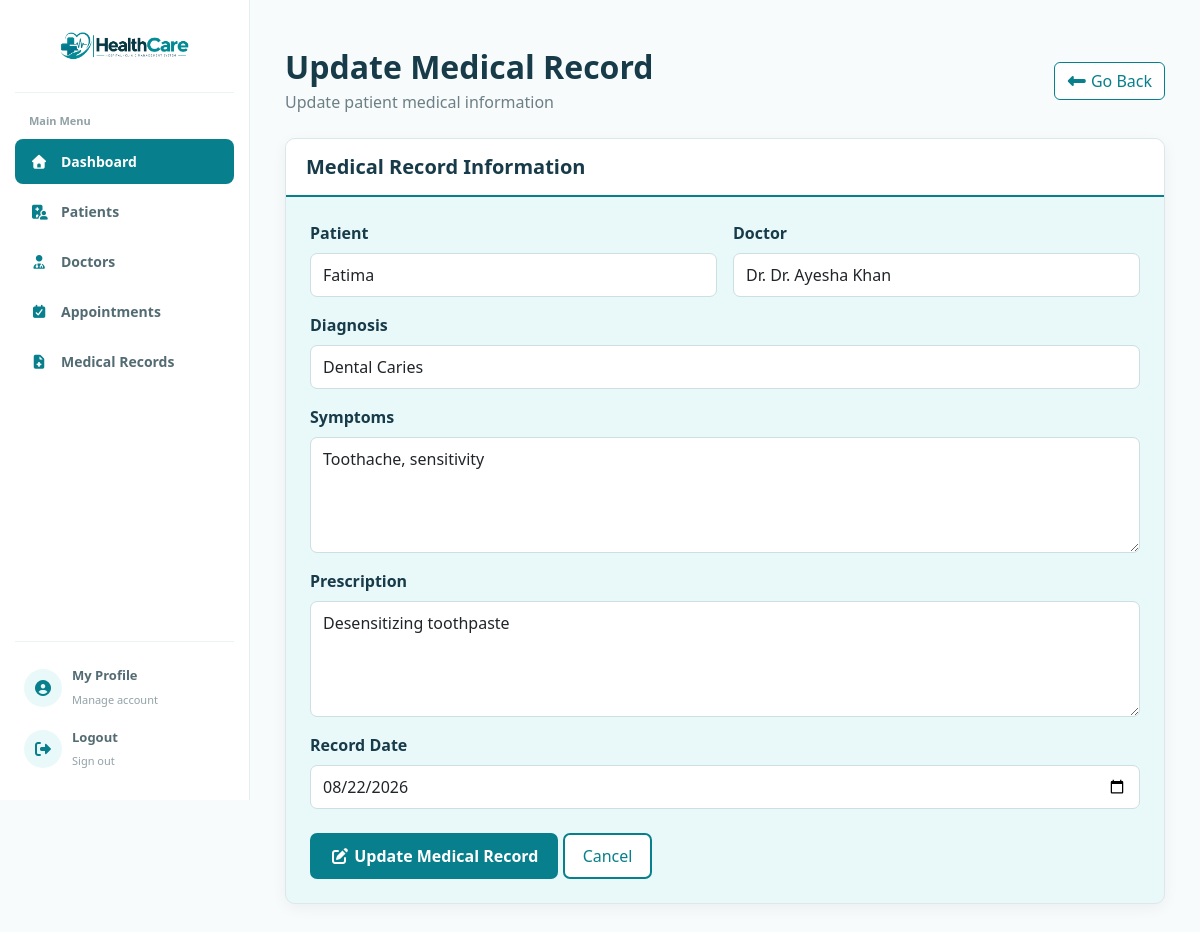
Page /medical_records/edit.php?id=11 (signed in) on the committed database.
### tables this page shows
CREATE TABLE `medical_records` (
  `id` int(11) NOT NULL,
  `patient_id` int(11) NOT NULL,
  `doctor_id` int(11) NOT NULL,
  `appointment_id` int(11) DEFAULT NULL,
  `diagnosis` text DEFAULT NULL,
  `symptoms` text DEFAULT NULL,
  `prescription` text DEFAULT NULL,
  `record_date` date NOT NULL,
  `notes` text DEFAULT NULL,
  `created_at` datetime NOT NULL DEFAULT current_timestamp(),
  `updated_at` datetime NOT NULL DEFAULT current_timestamp() ON UPDATE current_timestamp()
);

CREATE TABLE `patients` (
  `id` int(11) NOT NULL,
  `name` varchar(100) NOT NULL,
  `email` varchar(150) DEFAULT NULL,
  `phone` varchar(30) DEFAULT NULL,
  `gender` enum('Male','Female','Other') DEFAULT NULL,
  `date_of_birth` date DEFAULT NULL,
  `blood_group` varchar(5) DEFAULT NULL,
  `address` text DEFAULT NULL,
  `status` tinyint(1) NOT NULL DEFAULT 1,
  `created_at` datetime NOT NULL DEFAULT current_timestamp(),
  `updated_at` datetime NOT NULL DEFAULT current_timestamp() ON UPDATE current_timestamp()
);

### medical_records/edit.php (the view, shortened to what this page needs)
<?php
include_once("../config/database.php");
$id = $_GET['id'];
$sql = "SELECT * FROM medical_records WHERE id = $id";
$result = mysqli_query($conn, $sql);
if(mysqli_num_rows($result) > 0){
    $record = mysqli_fetch_assoc($result);
}else{
    header("location: index.php");
    exit();
}
$patients = mysqli_query(
    $conn,
    "SELECT id, name FROM patients ORDER BY name ASC"
);
$doctors = mysqli_query(
    $conn,
    "SELECT id, name FROM doctors ORDER BY name ASC"
);
include_once("../includes/header/dashboard_header.php");
include_once("../includes/navbar/dashboard_navbar.php");
include_once("../includes/header/doctor_header.php");
?>
<div class="container py-5">
    <div class="d-flex justify-content-between align-items-center mb-4">
        <div>
            <h2 class="page-title mb-1">
                Update Medical Record
            </h2>
            <p class="page-subtitle mb-0">
                Update patient medical information
            </p>
        </div>
        <a href="index.php" class="btn btn-edit">
            <i class="fa-solid fa-left-long"></i>
            Go Back
        </a>
    </div>
    <div class="card doctor-form-card">
        <div class="card-header doctor-form-header">
            <h5 class="mb-0">
                Medical Record Information
            </h5>
        </div>
        <div class="card-body p-4">
            <form action="../queries/query.php" method="POST">
                <div class="row g-3 mb-3">
                    <div class="col-md-6">
                        <label class="form-label">
                            Patient
                        </label>
                        <select
                            name="patient_id"
                            class="form-control"
                        >
                            <?php
                            while($patient = mysqli_fetch_assoc($patients)){
                            ?>
                                <option
                                    value="<?php echo $patient['id']; ?>"
                                    <?php
                                    if($patient['id'] == $record['patient_id']){
                                        echo "selected";
                                    }
                                    ?>
                                >
                                    <?php echo $patient['name']; ?>
                                </option>
                            <?php } ?>
                        </select>
                    </div>
                    <div class="col-md-6">
                        <label class="form-label">
                            Doctor
                        </label>
                        <select
                            name="doctor_id"
                            class="form-control"
                        >
                            <?php
                            while($doctor = mysqli_fetch_assoc($doctors)){
                            ?>
                                <option
                                    value="<?php echo $doctor['id']; ?>"
                                    <?php
                                    if($doctor['id'] == $record['doctor_id']){
                                        echo "selected";
                                    }
                                    ?>
                                >
                                    Dr. <?php echo $doctor['name']; ?>
                                </option>
                            <?php } ?>
                        </select>
                    </div>
                </div>
                <div class="mb-3">
                    <label class="form-label">
                        Diagnosis
                    </label>
                    <input
                        type="text"
                        name="diagnosis"
                        class="form-control"
                        value="<?php echo $record['diagnosis']; ?>"
                    >
                </div>
                <div class="mb-3">
                    <label class="form-label">
                        Symptoms
                    </label>
                    <textarea
                        name="symptoms"
                        class="form-control"
                        rows="4"
                    ><?php echo $record['symptoms']; ?></textarea>
                </div>
                <div class="mb-3">
                    <label class="form-label">
                        Prescription
                    </label>
                    <textarea
                        name="prescription"
                        class="form-control"
                        rows="4"
                    ><?php echo $record['prescription']; ?></textarea>
                </div>
                <div class="mb-4">
                    <label class="form-label">
                        Record Date
                    </label>
                    <input
                        type="date"
                        name="record_date"
                        class="form-control"
                        value="<?php echo $record['record_date']; ?>"
                    >
                </div>
                <button
                    type="submit"
                    name="medical_record_edit"
                    class="btn btn-save"
                >
                    <i class="fa-solid fa-pen-to-square"></i>
                    Update Medical Record
                </button>
                <a
                    href="index.php"
                    class="btn btn-cancel"
                >
                    Cancel
                </a>
            </form>
        </div>
    </div>
</div>
<?php
include_once("../includes/footer/footer.php");
?>

### assets/css/dashboard.css (style rules this page uses)
* { box-sizing: border-box; }

### assets/css/doctor.css (style rules this page uses)
.container { margin-left: 250px; width: calc(100% - 250px); padding: 35px; }
.page-title { color: #183b4a; font-weight: 700; }
.page-subtitle { color: #6c7f86; }
.btn-edit { background: white; color: #087f8c; border: 1px solid #087f8c; }
.doctor-form-card { background: #e9f9fa; border: 1px solid #dce7e9; border-radius: 10px; overflow: hidden; box-shadow: 0 4px 15px rgba(0,0,0,0.05); }
.doctor-form-header { background: white; color: #183b4a; padding: 16px 20px; border-bottom: 2px solid #087f8c; }
.doctor-form-header h5 { font-weight: 600; }
.doctor-form-card .form-label { color: #183b4a; font-weight: 600; }
.doctor-form-card .form-control, .doctor-form-card .form-select { border: 1px solid #cedfe2; border-radius: 7px; padding: 9px 12px; }
.btn-save { background: #087f8c; color: white; border: 2px solid #087f8c; border-radius: 7px; padding: 9px 18px; font-weight: 600; }
.btn-cancel { background: white; color: #087f8c; border: 2px solid #087f8c; border-radius: 7px; padding: 9px 18px; }

### rows in the picture
medical_records: patient_id "Fatima", doctor_id "Dr. Dr. Ayesha Khan", diagnosis "Dental Caries", symptoms "Toothache, sensitivity", prescription "Desensitizing toothpaste", record_date "08/22/2026"
